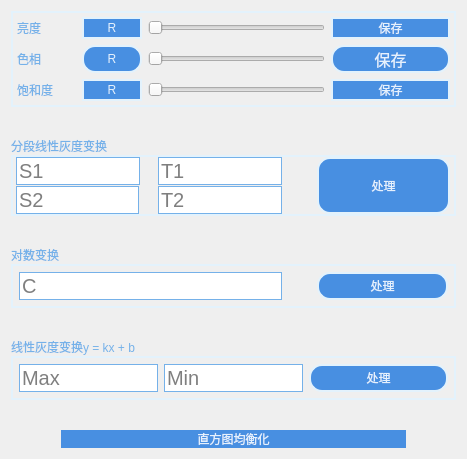
          <widget class="QWidget" name="tabGrayTransform">
           <attribute name="title">
            <string>简单调色</string>
           </attribute>
           <layout class="QGridLayout" name="gridLayout_11">
            <item row="0" column="0">
             <layout class="QVBoxLayout" name="verticalLayout_15" stretch="3,2,2,2,1">
              <property name="spacing">
               <number>30</number>
              </property>
              <item>
               <widget class="QFrame" name="HSV">
                <property name="styleSheet">
                 <string notr="true">border:2px solid #e3f2fc</string>
                </property>
                <property name="frameShape">
                 <enum>QFrame::StyledPanel</enum>
                </property>
                <property name="frameShadow">
                 <enum>QFrame::Plain</enum>
                </property>
                <layout class="QVBoxLayout" name="verticalLayout_14">
                 <property name="leftMargin">
                  <number>4</number>
                 </property>
                 <property name="topMargin">
                  <number>4</number>
                 </property>
                 <property name="rightMargin">
                  <number>4</number>
                 </property>
                 <property name="bottomMargin">
                  <number>4</number>
                 </property>
                 <item>
                  <layout class="QVBoxLayout" name="verticalLayout_4">
                   <item>
                    <layout class="QHBoxLayout" name="horizontalLayout_16" stretch="1,1,3,2">
                     <property name="spacing">
                      <number>6</number>
                     </property>
                     <property name="leftMargin">
                      <number>0</number>
                     </property>
                     <property name="topMargin">
                      <number>0</number>
                     </property>
                     <property name="rightMargin">
                      <number>0</number>
                     </property>
                     <property name="bottomMargin">
                      <number>0</number>
                     </property>
                     <item>
                      <widget class="QLabel" name="label_17">
                       <property name="sizePolicy">
                        <sizepolicy hsizetype="Preferred" vsizetype="Preferred">
                         <horstretch>1</horstretch>
                         <verstretch>1</verstretch>
                        </sizepolicy>
                       </property>
                       <property name="styleSheet">
                        <string notr="true">font: 14pt &quot;等线&quot;;
color: #75b1e9;
border:0px</string>
                       </property>
                       <property name="text">
                        <string>亮度</string>
                       </property>
                      </widget>
                     </item>
                     <item>
                      <widget class="QPushButton" name="pbRBeautifyGray">
                       <property name="sizePolicy">
                        <sizepolicy hsizetype="Preferred" vsizetype="Preferred">
                         <horstretch>1</horstretch>
                         <verstretch>0</verstretch>
                        </sizepolicy>
                       </property>
                       <property name="styleSheet">
                        <string notr="true">QPushButton{
    color:#e5f1fd;
	font: 75 12pt &quot;等线&quot;;
    border-radius: 13px;
    background:#488fe1;
}
QPushButton:hover{
    background:#1461bb;
}
QPushButton:pressed{
    background:#0a4a94;
}</string>
                       </property>
                       <property name="text">
                        <string>R</string>
                       </property>
                      </widget>
                     </item>
                     <item>
                      <widget class="QSlider" name="sliderBeautifyGray">
                       <property name="sizePolicy">
                        <sizepolicy hsizetype="Preferred" vsizetype="Preferred">
                         <horstretch>2</horstretch>
                         <verstretch>0</verstretch>
                        </sizepolicy>
                       </property>
                       <property name="styleSheet">
                        <string>font: 14pt &quot;等线&quot;;
color: #75b1e9;
border:0px</string>
                       </property>
                       <property name="maximum">
                        <number>80</number>
                       </property>
                       <property name="orientation">
                        <enum>Qt::Horizontal</enum>
                       </property>
                      </widget>
                     </item>
                     <item>
                      <widget class="QPushButton" name="pbBeautifyGray">
                       <property name="sizePolicy">
                        <sizepolicy hsizetype="Preferred" vsizetype="Preferred">
                         <horstretch>1</horstretch>
                         <verstretch>0</verstretch>
                        </sizepolicy>
                       </property>
                       <property name="styleSheet">
                        <string notr="true">QPushButton{
    color:#e5f1fd;
	font: 75 12pt &quot;等线&quot;;
    border-radius: 13px;
    background:#488fe1;
}
QPushButton:hover{
    background:#1461bb;
}
QPushButton:pressed{
    background:#0a4a94;
}</string>
                       </property>
                       <property name="text">
                        <string>保存</string>
                       </property>
                      </widget>
                     </item>
                    </layout>
                   </item>
                   <item>
                    <layout class="QHBoxLayout" name="horizontalLayout_19" stretch="1,1,3,2">
                     <property name="leftMargin">
                      <number>0</number>
                     </property>
                     <property name="topMargin">
                      <number>0</number>
                     </property>
                     <property name="rightMargin">
                      <number>0</number>
                     </property>
                     <property name="bottomMargin">
                      <number>0</number>
                     </property>
                     <item>
                      <widget class="QLabel" name="label_18">
                       <property name="sizePolicy">
                        <sizepolicy hsizetype="Preferred" vsizetype="Preferred">
                         <horstretch>1</horstretch>
                         <verstretch>1</verstretch>
                        </sizepolicy>
                       </property>
                       <property name="styleSheet">
                        <string notr="true">font: 14pt &quot;等线&quot;;
color: #75b1e9;
border:0px</string>
                       </property>
                       <property name="text">
                        <string>色相</string>
                       </property>
                      </widget>
                     </item>
                     <item>
                      <widget class="QPushButton" name="pbRBeautifyHue">
                       <property name="sizePolicy">
                        <sizepolicy hsizetype="Preferred" vsizetype="Preferred">
                         <horstretch>1</horstretch>
                         <verstretch>0</verstretch>
                        </sizepolicy>
                       </property>
                       <property name="styleSheet">
                        <string notr="true">QPushButton{
    color:#e5f1fd;
	font: 75 12pt &quot;等线&quot;;
    border-radius: 13px;
    background:#488fe1;
}
QPushButton:hover{
    background:#1461bb;
}
QPushButton:pressed{
    background:#0a4a94;
}</string>
                       </property>
                       <property name="text">
                        <string>R</string>
                       </property>
                      </widget>
                     </item>
                     <item>
                      <widget class="QSlider" name="sliderHue">
                       <property name="sizePolicy">
                        <sizepolicy hsizetype="Preferred" vsizetype="Preferred">
                         <horstretch>2</horstretch>
                         <verstretch>0</verstretch>
                        </sizepolicy>
                       </property>
                       <property name="styleSheet">
                        <string>font: 14pt &quot;等线&quot;;
color: #75b1e9;
border:0px</string>
                       </property>
                       <property name="maximum">
                        <number>255</number>
                       </property>
                       <property name="singleStep">
                        <number>10</number>
                       </property>
                       <property name="orientation">
                        <enum>Qt::Horizontal</enum>
                       </property>
                      </widget>
                     </item>
                     <item>
                      <widget class="QPushButton" name="pbHueSave">
                       <property name="sizePolicy">
                        <sizepolicy hsizetype="Preferred" vsizetype="Preferred">
                         <horstretch>1</horstretch>
                         <verstretch>0</verstretch>
                        </sizepolicy>
                       </property>
                       <property name="font">
                        <font>
                         <family>等线</family>
                         <pointsize>12</pointsize>
                         <weight>9</weight>
                         <italic>false</italic>
                         <bold>false</bold>
                        </font>
                       </property>
                       <property name="styleSheet">
                        <string notr="true">QPushButton{
    color:#e5f1fd;
	font: 75 12pt &quot;等线&quot;;
    border-radius: 13px;
    background:#488fe1;
}
QPushButton:hover{
    background:#1461bb;
}
QPushButton:pressed{
    background:#0a4a94;
}</string>
                       </property>
                       <property name="text">
                        <string>保存</string>
                       </property>
                      </widget>
                     </item>
                    </layout>
                   </item>
                   <item>
                    <layout class="QHBoxLayout" name="horizontalLayout_18" stretch="1,1,3,2">
                     <property name="leftMargin">
                      <number>0</number>
                     </property>
                     <property name="topMargin">
                      <number>0</number>
                     </property>
                     <property name="rightMargin">
                      <number>0</number>
                     </property>
                     <property name="bottomMargin">
                      <number>0</number>
                     </property>
                     <item>
                      <widget class="QLabel" name="label_19">
                       <property name="sizePolicy">
                        <sizepolicy hsizetype="Preferred" vsizetype="Preferred">
                         <horstretch>1</horstretch>
                         <verstretch>1</verstretch>
                        </sizepolicy>
                       </property>
                       <property name="styleSheet">
                        <string notr="true">font: 14pt &quot;等线&quot;;
color: #75b1e9;
border:0px</string>
                       </property>
                       <property name="text">
                        <string>饱和度</string>
                       </property>
                      </widget>
                     </item>
                     <item>
                      <widget class="QPushButton" name="pbRBeautifySaturability">
                       <property name="sizePolicy">
                        <sizepolicy hsizetype="Preferred" vsizetype="Preferred">
                         <horstretch>1</horstretch>
                         <verstretch>0</verstretch>
                        </sizepolicy>
                       </property>
                       <property name="styleSheet">
                        <string notr="true">QPushButton{
    color:#e5f1fd;
	font: 75 12pt &quot;等线&quot;;
    border-radius: 13px;
    background:#488fe1;
}
QPushButton:hover{
    background:#1461bb;
}
QPushButton:pressed{
    background:#0a4a94;
}</string>
                       </property>
                       <property name="text">
                        <string>R</string>
                       </property>
                      </widget>
                     </item>
                     <item>
                      <widget class="QSlider" name="sliderBeautifySaturability">
                       <property name="sizePolicy">
                        <sizepolicy hsizetype="Preferred" vsizetype="Preferred">
                         <horstretch>2</horstretch>
                         <verstretch>0</verstretch>
                        </sizepolicy>
                       </property>
                       <property name="styleSheet">
                        <string>font: 14pt &quot;等线&quot;;
color: #75b1e9;
border:0px</string>
                       </property>
                       <property name="maximum">
                        <number>255</number>
                       </property>
                       <property name="orientation">
                        <enum>Qt::Horizontal</enum>
                       </property>
                      </widget>
                     </item>
                     <item>
                      <widget class="QPushButton" name="pbBeautifySaturability">
                       <property name="sizePolicy">
                        <sizepolicy hsizetype="Preferred" vsizetype="Preferred">
                         <horstretch>1</horstretch>
                         <verstretch>0</verstretch>
                        </sizepolicy>
                       </property>
                       <property name="styleSheet">
                        <string notr="true">QPushButton{
    color:#e5f1fd;
	font: 75 12pt &quot;等线&quot;;
    border-radius: 13px;
    background:#488fe1;
}
QPushButton:hover{
    background:#1461bb;
}
QPushButton:pressed{
    background:#0a4a94;
}</string>
                       </property>
                       <property name="text">
                        <string>保存</string>
                       </property>
                      </widget>
                     </item>
                    </layout>
                   </item>
                  </layout>
                 </item>
                </layout>
               </widget>
              </item>
              <item>
               <layout class="QVBoxLayout" name="SegLinear" stretch="1,3">
                <property name="spacing">
                 <number>0</number>
                </property>
                <item>
                 <widget class="QLabel" name="label_20">
                  <property name="sizePolicy">
                   <sizepolicy hsizetype="Preferred" vsizetype="Preferred">
                    <horstretch>1</horstretch>
                    <verstretch>2</verstretch>
                   </sizepolicy>
                  </property>
                  <property name="styleSheet">
                   <string notr="true">font: 11pt &quot;等线&quot;;
color: #75b1e9;</string>
                  </property>
                  <property name="text">
                   <string>分段线性灰度变换</string>
                  </property>
                 </widget>
                </item>
                <item>
                 <widget class="QFrame" name="frame_7">
                  <property name="sizePolicy">
                   <sizepolicy hsizetype="Preferred" vsizetype="Preferred">
                    <horstretch>0</horstretch>
                    <verstretch>5</verstretch>
                   </sizepolicy>
                  </property>
                  <property name="styleSheet">
                   <string notr="true">border:2px solid #e3f2fc</string>
                  </property>
                  <property name="frameShape">
                   <enum>QFrame::StyledPanel</enum>
                  </property>
                  <property name="frameShadow">
                   <enum>QFrame::Raised</enum>
                  </property>
                  <layout class="QHBoxLayout" name="horizontalLayout_22" stretch="2,1">
                   <property name="spacing">
                    <number>35</number>
                   </property>
                   <property name="leftMargin">
                    <number>3</number>
                   </property>
                   <property name="topMargin">
                    <number>0</number>
                   </property>
                   <property name="rightMargin">
                    <number>4</number>
                   </property>
                   <property name="bottomMargin">
                    <number>0</number>
                   </property>
                   <item>
                    <layout class="QVBoxLayout" name="verticalLayout_6" stretch="1,1">
                     <property name="spacing">
                      <number>1</number>
                     </property>
                     <property name="topMargin">
                      <number>0</number>
                     </property>
                     <property name="bottomMargin">
                      <number>0</number>
                     </property>
                     <item>
                      <layout class="QHBoxLayout" name="horizontalLayout_17">
                       <property name="spacing">
                        <number>18</number>
                       </property>
                       <item>
                        <widget class="QLineEdit" name="edS1">
                         <property name="sizePolicy">
                          <sizepolicy hsizetype="Expanding" vsizetype="Expanding">
                           <horstretch>0</horstretch>
                           <verstretch>0</verstretch>
                          </sizepolicy>
                         </property>
                         <property name="styleSheet">
                          <string notr="true">QLineEdit
{font-size:20px;
border-radius:15px;
font-family:等线;
background:rgb(255,255,255);
font-weight:200;
border-color: #75b1e9;
border: 1px solid  #75b1e9;
}
</string>
                         </property>
                         <property name="placeholderText">
                          <string>S1</string>
                         </property>
                        </widget>
                       </item>
                       <item>
                        <widget class="QLineEdit" name="edT1">
                         <property name="sizePolicy">
                          <sizepolicy hsizetype="Expanding" vsizetype="Expanding">
                           <horstretch>0</horstretch>
                           <verstretch>0</verstretch>
                          </sizepolicy>
                         </property>
                         <property name="styleSheet">
                          <string notr="true">QLineEdit
{font-size:20px;
border-radius:15px;
font-family:等线;
background:rgb(255,255,255);
font-weight:200;
border-color: #75b1e9;
border: 1px solid  #75b1e9;
}
</string>
                         </property>
                         <property name="placeholderText">
                          <string>T1</string>
                         </property>
                        </widget>
                       </item>
                      </layout>
                     </item>
                     <item>
                      <layout class="QHBoxLayout" name="horizontalLayout_20">
                       <property name="spacing">
                        <number>19</number>
                       </property>
                       <item>
                        <widget class="QLineEdit" name="edS2">
                         <property name="sizePolicy">
                          <sizepolicy hsizetype="Expanding" vsizetype="Expanding">
                           <horstretch>0</horstretch>
                           <verstretch>0</verstretch>
                          </sizepolicy>
                         </property>
                         <property name="styleSheet">
                          <string notr="true">QLineEdit
{font-size:20px;
border-radius:15px;
font-family:等线;
background:rgb(255,255,255);
font-weight:200;
border-color: #75b1e9;
border: 1px solid  #75b1e9;
}
</string>
                         </property>
                         <property name="placeholderText">
                          <string>S2</string>
                         </property>
                        </widget>
                       </item>
                       <item>
                        <widget class="QLineEdit" name="edT2">
                         <property name="sizePolicy">
                          <sizepolicy hsizetype="Expanding" vsizetype="Expanding">
                           <horstretch>0</horstretch>
                           <verstretch>0</verstretch>
                          </sizepolicy>
                         </property>
                         <property name="styleSheet">
                          <string notr="true">QLineEdit
{font-size:20px;
border-radius:15px;
font-family:等线;
background:rgb(255,255,255);
font-weight:200;
border-color: #75b1e9;
border: 1px solid  #75b1e9;
}
</string>
                         </property>
                         <property name="placeholderText">
                          <string>T2</string>
                         </property>
                        </widget>
                       </item>
                      </layout>
                     </item>
                    </layout>
                   </item>
                   <item>
                    <widget class="QPushButton" name="pbGrayTransformSegLinearTransform">
                     <property name="sizePolicy">
                      <sizepolicy hsizetype="Preferred" vsizetype="Preferred">
                       <horstretch>0</horstretch>
                       <verstretch>0</verstretch>
                      </sizepolicy>
                     </property>
                     <property name="styleSheet">
                      <string notr="true">QPushButton{
    color:#e5f1fd;
	font: 75 12pt &quot;等线&quot;;
    border-radius: 13px;
    background:#488fe1;
}
QPushButton:hover{
    background:#1461bb;
}
QPushButton:pressed{
    background:#0a4a94;
}</string>
                     </property>
                     <property name="text">
                      <string>处理</string>
                     </property>
                    </widget>
                   </item>
                  </layout>
                 </widget>
                </item>
               </layout>
              </item>
              <item>
               <layout class="QVBoxLayout" name="Log">
                <property name="spacing">
                 <number>0</number>
                </property>
                <item>
                 <widget class="QLabel" name="label_21">
                  <property name="sizePolicy">
                   <sizepolicy hsizetype="Preferred" vsizetype="Preferred">
                    <horstretch>1</horstretch>
                    <verstretch>2</verstretch>
                   </sizepolicy>
                  </property>
                  <property name="styleSheet">
                   <string notr="true">font: 11pt &quot;等线&quot;;
color: #75b1e9;</string>
                  </property>
                  <property name="text">
                   <string>对数变换</string>
                  </property>
                 </widget>
                </item>
                <item>
                 <widget class="QFrame" name="frame_9">
                  <property name="sizePolicy">
                   <sizepolicy hsizetype="Preferred" vsizetype="Preferred">
                    <horstretch>0</horstretch>
                    <verstretch>5</verstretch>
                   </sizepolicy>
                  </property>
                  <property name="styleSheet">
                   <string notr="true">border:2px solid #e3f2fc</string>
                  </property>
                  <property name="frameShape">
                   <enum>QFrame::StyledPanel</enum>
                  </property>
                  <property name="frameShadow">
                   <enum>QFrame::Raised</enum>
                  </property>
                  <layout class="QHBoxLayout" name="horizontalLayout_21" stretch="2,1">
                   <property name="spacing">
                    <number>35</number>
                   </property>
                   <property name="leftMargin">
                    <number>6</number>
                   </property>
                   <property name="topMargin">
                    <number>6</number>
                   </property>
                   <property name="rightMargin">
                    <number>6</number>
                   </property>
                   <property name="bottomMargin">
                    <number>6</number>
                   </property>
                   <item>
                    <widget class="QLineEdit" name="edLogC">
                     <property name="sizePolicy">
                      <sizepolicy hsizetype="Expanding" vsizetype="Expanding">
                       <horstretch>0</horstretch>
                       <verstretch>0</verstretch>
                      </sizepolicy>
                     </property>
                     <property name="styleSheet">
                      <string notr="true">QLineEdit
{font-size:20px;
border-radius:15px;
font-family:等线;
background:rgb(255,255,255);
font-weight:200;
border-color: #75b1e9;
border: 1px solid  #75b1e9;
}
</string>
                     </property>
                     <property name="placeholderText">
                      <string>C</string>
                     </property>
                    </widget>
                   </item>
                   <item>
                    <widget class="QPushButton" name="pbGrayTransformLogLinearTransform">
                     <property name="sizePolicy">
                      <sizepolicy hsizetype="Expanding" vsizetype="Expanding">
                       <horstretch>0</horstretch>
                       <verstretch>0</verstretch>
                      </sizepolicy>
                     </property>
                     <property name="styleSheet">
                      <string notr="true">QPushButton{
    color:#e5f1fd;
	font: 75 12pt &quot;等线&quot;;
    border-radius: 13px;
    background:#488fe1;
}
QPushButton:hover{
    background:#1461bb;
}
QPushButton:pressed{
    background:#0a4a94;
}</string>
                     </property>
                     <property name="text">
                      <string>处理</string>
                     </property>
                    </widget>
                   </item>
                  </layout>
                 </widget>
                </item>
               </layout>
              </item>
              <item>
               <layout class="QVBoxLayout" name="Linear">
                <property name="spacing">
                 <number>0</number>
                </property>
                <item>
                 <widget class="QLabel" name="label_23">
                  <property name="sizePolicy">
                   <sizepolicy hsizetype="Preferred" vsizetype="Preferred">
                    <horstretch>1</horstretch>
                    <verstretch>2</verstretch>
                   </sizepolicy>
                  </property>
                  <property name="styleSheet">
                   <string notr="true">font: 11pt &quot;等线&quot;;
color: #75b1e9;</string>
                  </property>
                  <property name="text">
                   <string>线性灰度变换y = kx + b</string>
                  </property>
                 </widget>
                </item>
                <item>
                 <widget class="QFrame" name="frame_11">
                  <property name="sizePolicy">
                   <sizepolicy hsizetype="Preferred" vsizetype="Preferred">
                    <horstretch>0</horstretch>
                    <verstretch>5</verstretch>
                   </sizepolicy>
                  </property>
                  <property name="styleSheet">
                   <string notr="true">border:2px solid #e3f2fc</string>
                  </property>
                  <property name="frameShape">
                   <enum>QFrame::StyledPanel</enum>
                  </property>
                  <property name="frameShadow">
                   <enum>QFrame::Raised</enum>
                  </property>
                  <layout class="QHBoxLayout" name="horizontalLayout_24" stretch="1,1,1">
                   <property name="spacing">
                    <number>6</number>
                   </property>
                   <property name="leftMargin">
                    <number>6</number>
                   </property>
                   <property name="topMargin">
                    <number>6</number>
                   </property>
                   <property name="rightMargin">
                    <number>6</number>
                   </property>
                   <property name="bottomMargin">
                    <number>6</number>
                   </property>
                   <item>
                    <widget class="QLineEdit" name="edMax">
                     <property name="sizePolicy">
                      <sizepolicy hsizetype="Expanding" vsizetype="Expanding">
                       <horstretch>0</horstretch>
                       <verstretch>0</verstretch>
                      </sizepolicy>
                     </property>
                     <property name="styleSheet">
                      <string notr="true">QLineEdit
{font-size:20px;
border-radius:15px;
font-family:等线;
background:rgb(255,255,255);
font-weight:200;
border-color: #75b1e9;
border: 1px solid  #75b1e9;
}
</string>
                     </property>
                     <property name="placeholderText">
                      <string>Max</string>
                     </property>
                    </widget>
                   </item>
                   <item>
                    <widget class="QLineEdit" name="edMin">
                     <property name="sizePolicy">
                      <sizepolicy hsizetype="Expanding" vsizetype="Expanding">
                       <horstretch>0</horstretch>
                       <verstretch>0</verstretch>
                      </sizepolicy>
                     </property>
                     <property name="styleSheet">
                      <string notr="true">QLineEdit
{font-size:20px;
border-radius:15px;
font-family:等线;
background:rgb(255,255,255);
font-weight:200;
border-color: #75b1e9;
border: 1px solid  #75b1e9;
}
</string>
                     </property>
                     <property name="placeholderText">
                      <string>Min</string>
                     </property>
                    </widget>
                   </item>
                   <item>
                    <widget class="QPushButton" name="pbGrayTransformLinearTransform">
                     <property name="sizePolicy">
                      <sizepolicy hsizetype="Minimum" vsizetype="Expanding">
                       <horstretch>0</horstretch>
                       <verstretch>0</verstretch>
                      </sizepolicy>
                     </property>
                     <property name="styleSheet">
                      <string notr="true">QPushButton{
    color:#e5f1fd;
	font: 75 12pt &quot;等线&quot;;
    border-radius: 13px;
    background:#488fe1;
}
QPushButton:hover{
    background:#1461bb;
}
QPushButton:pressed{
    background:#0a4a94;
}</string>
                     </property>
                     <property name="text">
                      <string>处理</string>
                     </property>
                    </widget>
                   </item>
                  </layout>
                 </widget>
                </item>
               </layout>
              </item>
              <item>
               <layout class="QHBoxLayout" name="Historgram">
                <property name="spacing">
                 <number>3</number>
                </property>
                <property name="leftMargin">
                 <number>50</number>
                </property>
                <property name="topMargin">
                 <number>0</number>
                </property>
                <property name="rightMargin">
                 <number>50</number>
                </property>
                <property name="bottomMargin">
                 <number>0</number>
                </property>
                <item>
                 <widget class="QPushButton" name="pbGrayTransformHistorgramEqual">
                  <property name="sizePolicy">
                   <sizepolicy hsizetype="Expanding" vsizetype="Expanding">
                    <horstretch>0</horstretch>
                    <verstretch>0</verstretch>
                   </sizepolicy>
                  </property>
                  <property name="styleSheet">
                   <string notr="true">QPushButton{
    color:#e5f1fd;
	font: 75 12pt &quot;等线&quot;;
    border-radius: 13px;
    background:#488fe1;
}
QPushButton:hover{
    background:#1461bb;
}
QPushButton:pressed{
    background:#0a4a94;
}</string>
                  </property>
                  <property name="text">
                   <string>直方图均衡化</string>
                  </property>
                 </widget>
                </item>
               </layout>
              </item>
             </layout>
            </item>
           </layout>
          </widget>
